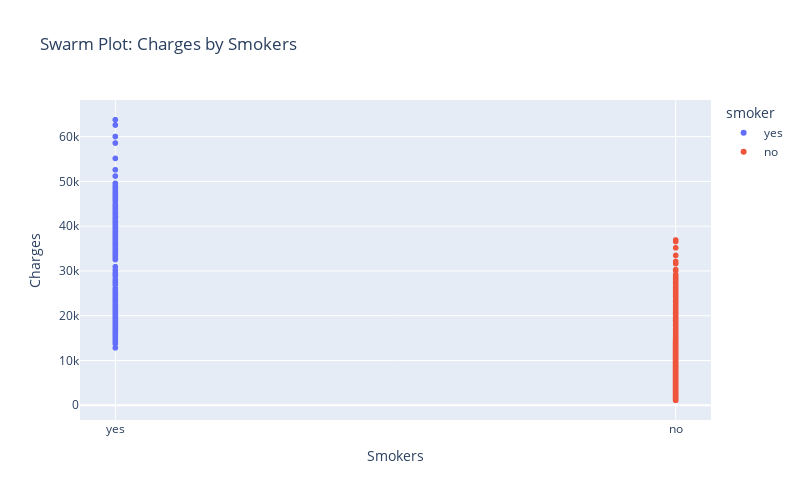

The notebook cell saved with this chart:
### Markdown cell above
## 7. Analysing All the aspect wrt to Smoking

### Code cell
# Create a scatter plot using Plotly with 'strip' mode
fig = px.scatter(df, x='smoker', y='charges', title='Charges by Smokers',
                 hover_data=['bmi_classes','age','children'], color='smoker',
                 width=800, height=500)

# Set the chart title and axis labels
fig.update_layout(title='Swarm Plot: Charges by Smokers',
                  xaxis_title='Smokers',
                  yaxis_title='Charges')

# Show the plot
fig.show()

### Figure 1 — Plotly figure (JSON) as saved in the notebook; plotly's stock layout.template omitted (floating-point values rounded to 4 significant figures; data arrays with more than 128 entries replaced by an {"elided": "..."} marker saying what was removed)
{"data": [{"customdata": {"elided": "274x3 mixed values"}, "hovertemplate": "smoker=%{x}<br>charges=%{y}<br>bmi_classes=%{customdata[0]}<br>age=%{customdata[1]}<br>children=%{customdata[2]}<extra></extra>", "legendgroup": "yes", "marker": {"color": "#636efa", "symbol": "circle"}, "mode": "markers", "name": "yes", "showlegend": true, "type": "scattergl", "x": {"elided": "274 str values"}, "xaxis": "x", "y": {"elided": "274 float values"}, "yaxis": "y"}, {"customdata": {"elided": "1064x3 mixed values"}, "hovertemplate": "smoker=%{x}<br>charges=%{y}<br>bmi_classes=%{customdata[0]}<br>age=%{customdata[1]}<br>children=%{customdata[2]}<extra></extra>", "legendgroup": "no", "marker": {"color": "#EF553B", "symbol": "circle"}, "mode": "markers", "name": "no", "showlegend": true, "type": "scattergl", "x": {"elided": "1064 str values"}, "xaxis": "x", "y": {"elided": "1064 float values"}, "yaxis": "y"}], "layout": {"height": 500, "legend": {"title": {"text": "smoker"}, "tracegroupgap": 0}, "title": {"text": "Swarm Plot: Charges by Smokers"}, "width": 800, "xaxis": {"anchor": "y", "categoryarray": ["yes", "no"], "categoryorder": "array", "domain": [0, 1], "title": {"text": "Smokers"}}, "yaxis": {"anchor": "x", "domain": [0, 1], "title": {"text": "Charges"}}}}
